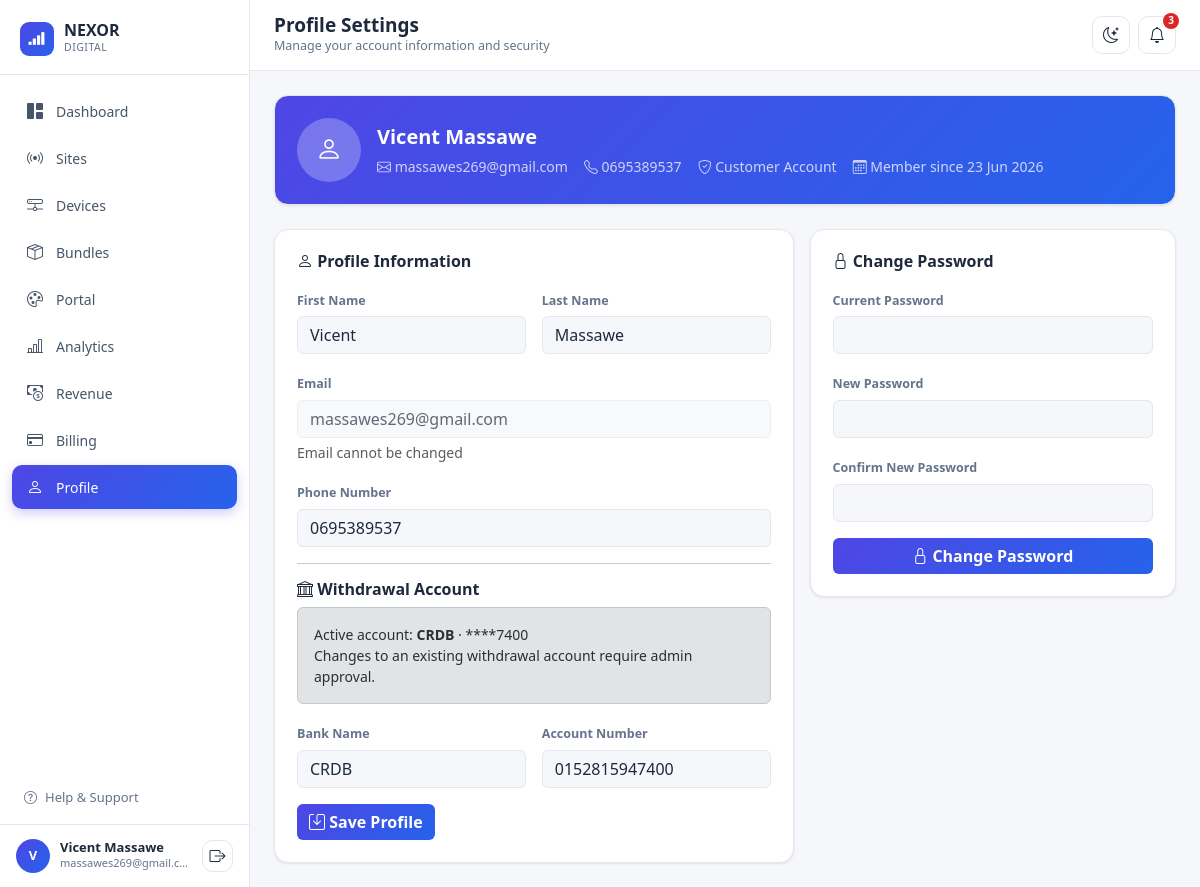
/admin.php?page=profile (signed in), run on the app's committed database.
### tables this page shows
CREATE TABLE IF NOT EXISTS users (
  id             INT AUTO_INCREMENT PRIMARY KEY,
  username       VARCHAR(50)  NOT NULL UNIQUE,
  password_hash  VARCHAR(255) NOT NULL,
  first_name     VARCHAR(100) NOT NULL DEFAULT '',
  last_name      VARCHAR(100) NOT NULL DEFAULT '',
  email          VARCHAR(150) NOT NULL,
  phone          VARCHAR(30)  DEFAULT '',
  account_type   VARCHAR(50)  DEFAULT 'Customer Account',
  member_since   DATE         DEFAULT NULL,
  bank_name      VARCHAR(50)  DEFAULT '',
  account_number VARCHAR(50)  DEFAULT '',
  plan           VARCHAR(50)  DEFAULT 'Free',
  plan_price     INT          DEFAULT 0,
  billing_cycle  VARCHAR(20)  DEFAULT 'Monthly',
  next_renewal   DATE         DEFAULT NULL,
  created_at     TIMESTAMP    DEFAULT CURRENT_TIMESTAMP
);

### admin.php (called while the page is built, shortened)
<?php
require __DIR__ . '/includes/config.php';
$page = $_GET['page'] ?? 'dashboard';
$data = load_app_data();
require __DIR__ . '/includes/layout_top.php';
require __DIR__ . "/pages/{$page}.php";
require __DIR__ . '/includes/layout_bottom.php';

### includes/config.php (called while the page is built, shortened)
<?php
function current_user_id(): int {
    return (int) ($_SESSION['user_id'] ?? 1);
}
function load_app_data(): array {
    $pdo = db();
    $userId = current_user_id();
    $profile = $pdo->prepare('SELECT * FROM users WHERE id = ?');
    $profile->execute([$userId]);
    $user = $profile->fetch() ?: [];
    $sites = $pdo->query(
        'SELECT s.*, COUNT(d.id) AS device_count
           FROM sites s
           LEFT JOIN devices d ON d.site_id = s.id
          GROUP BY s.id
          ORDER BY s.id'
    )->fetchAll();
    $devices = $pdo->query('SELECT * FROM devices ORDER BY id')->fetchAll();
    $bundles = $pdo->query(
        "SELECT b.*,
                COALESCE(m.qty, 0) AS sales_month,
                COALESCE(m.revenue, 0) AS revenue_month
           FROM bundles b
           LEFT JOIN (
                SELECT bundle_id, SUM(quantity) AS qty, SUM(amount) AS revenue
                  FROM sales
                 WHERE YEAR(sold_at) = YEAR(CURDATE()) AND MONTH(sold_at) = MONTH(CURDATE())
                 GROUP BY bundle_id
           ) m ON m.bundle_id = b.id
          ORDER BY b.id"
    )->fetchAll();
    $invoices = $pdo->query('SELECT * FROM billing_invoices ORDER BY invoice_date DESC')->fetchAll();
    $portalStmt = $pdo->query('SELECT * FROM portal_settings WHERE id = 1');
    $portal = $portalStmt->fetch() ?: [
        'business_name' => 'GAMBADEN HOTSPOT',
        'welcome_text'  => 'Internet ya Uhakika kwa Bei Nafuu',
        'primary_color' => '#4f46e5',
        'lipa_number'   => '140197316',
        'contact_phone' => '+255745325531',
    ];
    return [
        'sites' => $sites,
        'devices' => $devices,
        'bundles' => $bundles,
        'portal' => $portal,
        'profile' => [
            'first_name' => $user['first_name'] ?? '',
            'last_name'  => $user['last_name'] ?? '',
            'email'      => $user['email'] ?? '',
            'phone'      => $user['phone'] ?? '',
            'account_type' => $user['account_type'] ?? 'Customer Account',
            'member_since' => !empty($user['member_since']) ? date('d M Y', strtotime($user['member_since'])) : '',
            'bank_name'    => $user['bank_name'] ?? '',
            'account_number' => $user['account_number'] ?? '',
        ],
        'billing' => [
            'plan'         => $user['plan'] ?? 'Free',
            'price'        => (int) ($user['plan_price'] ?? 0),
            'cycle'        => $user['billing_cycle'] ?? 'Monthly',
            'next_renewal' => !empty($user['next_renewal']) ? date('d M Y', strtotime($user['next_renewal'])) : '',
            'invoices'     => array_map(fn($inv) => [
                'id' => $inv['invoice_no'],
                'date' => date('d M Y', strtotime($inv['invoice_date'])),
                'amount' => (int) $inv['amount'],
                'status' => $inv['status'],
            ], $invoices),
        ],
    ];
}

### pages/profile.php (the view, shortened to what this page needs)
<?php if (!defined('NEXOR_APP')) { http_response_code(403); exit; }
$profile = $data['profile'];
?>
<div class="nx-card mb-4" style="background:linear-gradient(135deg,var(--nx-primary),var(--nx-accent));color:#fff;">
  <div class="nx-card-body d-flex align-items-center gap-3 flex-wrap">
    <div class="rounded-circle bg-white bg-opacity-25 d-flex align-items-center justify-content-center" style="width:64px;height:64px;font-size:26px;">
      <i class="bi bi-person"></i>
    </div>
    <div>
      <div class="fs-5 fw-bold"><?= htmlspecialchars($profile['first_name'] . ' ' . $profile['last_name']) ?></div>
      <div class="small opacity-75 d-flex flex-wrap gap-3 mt-1">
        <span><i class="bi bi-envelope"></i> <?= htmlspecialchars($profile['email']) ?></span>
        <span><i class="bi bi-telephone"></i> <?= htmlspecialchars($profile['phone']) ?></span>
        <span><i class="bi bi-shield-check"></i> <?= htmlspecialchars($profile['account_type']) ?></span>
        <span><i class="bi bi-calendar3"></i> Member since <?= htmlspecialchars($profile['member_since']) ?></span>
      </div>
    </div>
  </div>
</div>
<div class="row g-3">
  <div class="col-lg-7">
    <div class="nx-card nx-card-body">
      <h6 class="fw-bold mb-3"><i class="bi bi-person"></i> Profile Information</h6>
      <form method="POST">
        <div class="row g-3 mb-3">
          <div class="col-6">
            <label class="nx-form-label">First Name</label>
            <input type="text" name="first_name" class="form-control" value="<?= htmlspecialchars($profile['first_name']) ?>" required>
          </div>
          <div class="col-6">
            <label class="nx-form-label">Last Name</label>
            <input type="text" name="last_name" class="form-control" value="<?= htmlspecialchars($profile['last_name']) ?>" required>
          </div>
        </div>
        <div class="mb-3">
          <label class="nx-form-label">Email</label>
          <input type="email" class="form-control" value="<?= htmlspecialchars($profile['email']) ?>" disabled>
          <div class="form-text">Email cannot be changed</div>
        </div>
        <div class="mb-3">
          <label class="nx-form-label">Phone Number</label>
          <input type="text" name="phone" class="form-control" value="<?= htmlspecialchars($profile['phone']) ?>">
        </div>
        <hr>
        <h6 class="fw-bold mb-2"><i class="bi bi-bank"></i> Withdrawal Account</h6>
        <div class="alert alert-secondary small">
          Active account: <strong><?= htmlspecialchars($profile['bank_name']) ?></strong> ·
          ****<?= htmlspecialchars(substr($profile['account_number'], -4)) ?><br>
          Changes to an existing withdrawal account require admin approval.
        </div>
        <div class="row g-3 mb-3">
          <div class="col-6">
            <label class="nx-form-label">Bank Name</label>
            <select name="bank_name" class="form-select">
              <?php foreach (['CRDB', 'NMB', 'NBC', 'Equity', 'Exim'] as $bank): ?>
              <option <?= $bank === $profile['bank_name'] ? 'selected' : '' ?>><?= $bank ?></option>
              <?php endforeach; ?>
            </select>
          </div>
          <div class="col-6">
            <label class="nx-form-label">Account Number</label>
            <input type="text" name="account_number" class="form-control" value="<?= htmlspecialchars($profile['account_number']) ?>">
          </div>
        </div>
        <button type="submit" class="btn btn-nx-primary"><i class="bi bi-save"></i> Save Profile</button>
      </form>
    </div>
  </div>
  <div class="col-lg-5">
    <div class="nx-card nx-card-body">
      <h6 class="fw-bold mb-3"><i class="bi bi-lock"></i> Change Password</h6>
      <form method="POST">
        <div class="mb-3">
          <label class="nx-form-label">Current Password</label>
          <input type="password" name="current_password" class="form-control" required>
        </div>
        <div class="mb-3">
          <label class="nx-form-label">New Password</label>
          <input type="password" name="new_password" class="form-control" required minlength="6">
        </div>
        <div class="mb-3">
          <label class="nx-form-label">Confirm New Password</label>
          <input type="password" name="confirm_password" class="form-control" required minlength="6">
        </div>
        <button type="submit" class="btn btn-nx-primary w-100"><i class="bi bi-lock"></i> Change Password</button>
      </form>
    </div>
  </div>
</div>

### includes/sidebar.php (shortened to what this page needs)
<aside class="nx-sidebar">
  <div class="nx-sidebar-brand">
    <div class="logo-mark"><i class="bi bi-reception-4"></i></div>
    <div>
      <div class="brand-name">NEXOR</div>
      <div class="brand-sub">DIGITAL</div>
    </div>
  </div>
  <nav class="nx-nav">
    <?php
    $nx_links = [
      'dashboard' => ['bi-grid-1x2-fill',   'Dashboard'],
      'sites'     => ['bi-broadcast',       'Sites'],
      'devices'   => ['bi-hdd-network',     'Devices'],
      'bundles'   => ['bi-box-seam',        'Bundles'],
      'portal'    => ['bi-palette',         'Portal'],
      'analytics' => ['bi-bar-chart-line',  'Analytics'],
      'revenue'   => ['bi-cash-coin',       'Revenue'],
      'billing'   => ['bi-credit-card',     'Billing'],
      'profile'   => ['bi-person',          'Profile'],
    ];
    foreach ($nx_links as $key => [$icon, $label]):
    ?>
    <a href="admin.php?page=<?= $key ?>" class="<?= $page === $key ? 'active' : '' ?>">
      <i class="bi <?= $icon ?>"></i> <?= $label ?>
    </a>
    <?php endforeach; ?>
  </nav>
  <div class="px-3 pb-2">
    <a href="#" class="d-flex align-items-center gap-2 px-2 py-2 text-decoration-none" style="color:var(--nx-muted);font-size:13px;">
      <i class="bi bi-question-circle"></i> Help &amp; Support
    </a>
  </div>
  <div class="nx-sidebar-footer">
    <div class="nx-avatar"><?= strtoupper(substr($data['profile']['first_name'], 0, 1)) ?></div>
    <div class="flex-grow-1 overflow-hidden">
      <div class="who text-truncate"><?= htmlspecialchars($data['profile']['first_name'] . ' ' . $data['profile']['last_name']) ?></div>
      <div class="email text-truncate"><?= htmlspecialchars($data['profile']['email']) ?></div>
    </div>
    <a href="logout.php" class="nx-icon-btn" title="Logout" style="width:32px;height:32px;">
      <i class="bi bi-box-arrow-right"></i>
    </a>
  </div>
</aside>

### assets/css/style.css (style rules this page uses)
:root { --nx-primary: #4f46e5; --nx-primary-dark: #4338ca; --nx-accent: #2563eb; --nx-bg: #f6f7fb; --nx-surface: #ffffff; --nx-border: #e5e7eb; --nx-text: #1e293b; --nx-muted: #64748b; --nx-sidebar-bg: #ffffff; --nx-sidebar-text: #475569; --nx-success: #16a34a; --nx-success-bg: #dcfce7; --nx-warning: #d97706; --nx-warning-bg: #fef3c7; --nx-danger: #dc2626; --nx-danger-bg: #fee2e2; --nx-shadow: 0 1px 3px rgba(15, 23, 42, .06), 0 1px 2px rgba(15, 23, 42, .04); }
body { background: var(--nx-bg); color: var(--nx-text); font-family: "Segoe UI", system-ui, -apple-system, sans-serif; }
a { color: var(--nx-accent); }
.nx-sidebar { width: 250px; flex-shrink: 0; background: var(--nx-sidebar-bg); border-right: 1px solid var(--nx-border); display: flex; flex-direction: column; transition: transform .2s ease; }
.nx-sidebar-brand { padding: 22px 20px 18px; display: flex; align-items: center; gap: 10px; border-bottom: 1px solid var(--nx-border); }
.nx-sidebar-brand .logo-mark { width: 34px; height: 34px; border-radius: 9px; background: linear-gradient(135deg, var(--nx-primary), var(--nx-accent)); display: flex; align-items: center; justify-content: center; color: #fff; font-weight: 800; font-size: 17px; flex-shrink: 0; }
.nx-sidebar-brand .brand-name { font-weight: 800; font-size: 16px; color: var(--nx-text); line-height: 1.1; }
.nx-sidebar-brand .brand-sub { font-size: 10.5px; color: var(--nx-muted); letter-spacing: .5px; }
.nx-nav { padding: 14px 12px; flex: 1; overflow-y: auto; }
.nx-nav a { display: flex; align-items: center; gap: 12px; padding: 10px 14px; border-radius: 10px; color: var(--nx-sidebar-text); text-decoration: none; font-size: 14px; font-weight: 500; margin-bottom: 3px; transition: background .15s, color .15s; }
.nx-nav a i { font-size: 16px; width: 18px; text-align: center; }
.nx-nav a.active { background: linear-gradient(135deg, var(--nx-primary), var(--nx-accent)); color: #fff; box-shadow: 0 4px 12px rgba(79, 70, 229, .28); }
.nx-sidebar-footer { padding: 14px 16px; border-top: 1px solid var(--nx-border); display: flex; align-items: center; gap: 10px; }
.nx-avatar { width: 34px; height: 34px; border-radius: 50%; background: linear-gradient(135deg, var(--nx-primary), var(--nx-accent)); color: #fff; font-weight: 700; font-size: 13px; display: flex; align-items: center; justify-content: center; flex-shrink: 0; }
.nx-sidebar-footer .who { font-size: 13px; font-weight: 600; color: var(--nx-text); line-height: 1.2; }
.nx-sidebar-footer .email { font-size: 11px; color: var(--nx-muted); }
.nx-icon-btn { width: 38px; height: 38px; border-radius: 10px; border: 1px solid var(--nx-border); background: var(--nx-surface); color: var(--nx-text); display: flex; align-items: center; justify-content: center; position: relative; }
.nx-card { background: var(--nx-surface); border: 1px solid var(--nx-border); border-radius: 14px; box-shadow: var(--nx-shadow); }
.nx-card-body { padding: 22px; }
.nx-form-label { font-size: 12.5px; font-weight: 600; color: var(--nx-muted); margin-bottom: 6px; }
.form-control, .form-select { background: var(--nx-bg); border: 1px solid var(--nx-border); color: var(--nx-text); }
.form-control:disabled { background: var(--nx-bg); opacity: .7; }
.btn-nx-primary { background: linear-gradient(135deg, var(--nx-primary), var(--nx-accent)); border: none; color: #fff; font-weight: 600; }

### data on the page
users: first_name "V", first_name+last_name "Vicent Massawe", email "massawes269@gmail.c…", email "massawes269@gmail.com", phone "0695389537", account_type "Customer Account", first_name "Vicent", last_name "Massawe", bank_name "CRDB", account_number "7400", account_number "0152815947400"

### other printed values
$label "Dashboard"
$label "Sites"
$label "Devices"
$label "Bundles"
$label "Portal"
$label "Analytics"
$label "Revenue"
$label "Billing"
$label "Profile"
$pageTitle "Profile Settings"
$pageSubtitle "Manage your account information and security"
$profile['member_since'] "23 Jun 2026"
